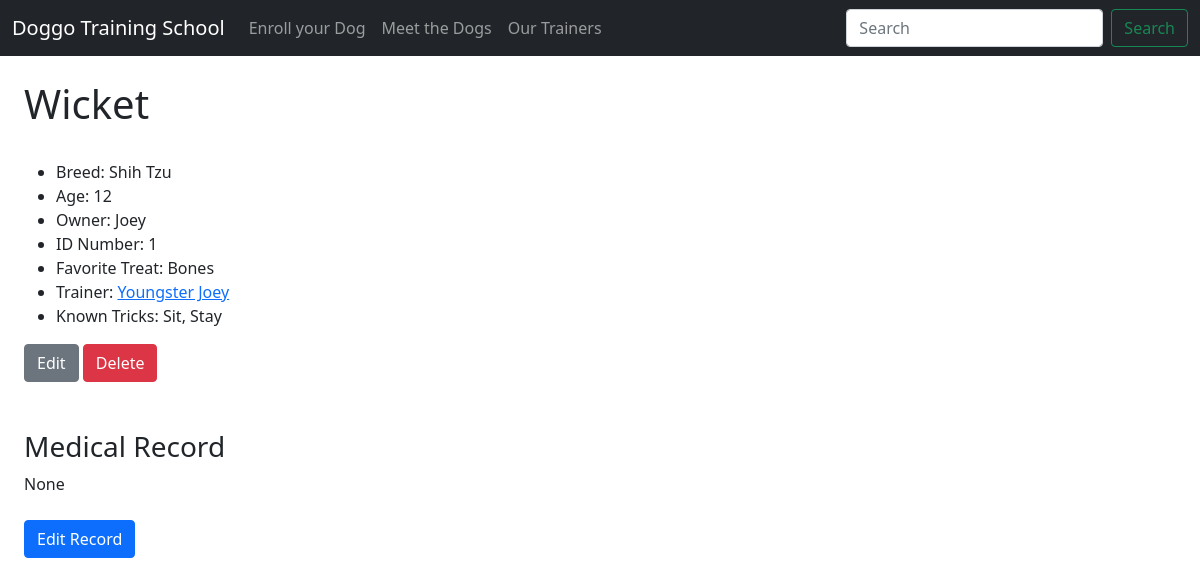
Before: /dog_profile/1 with the older database file.
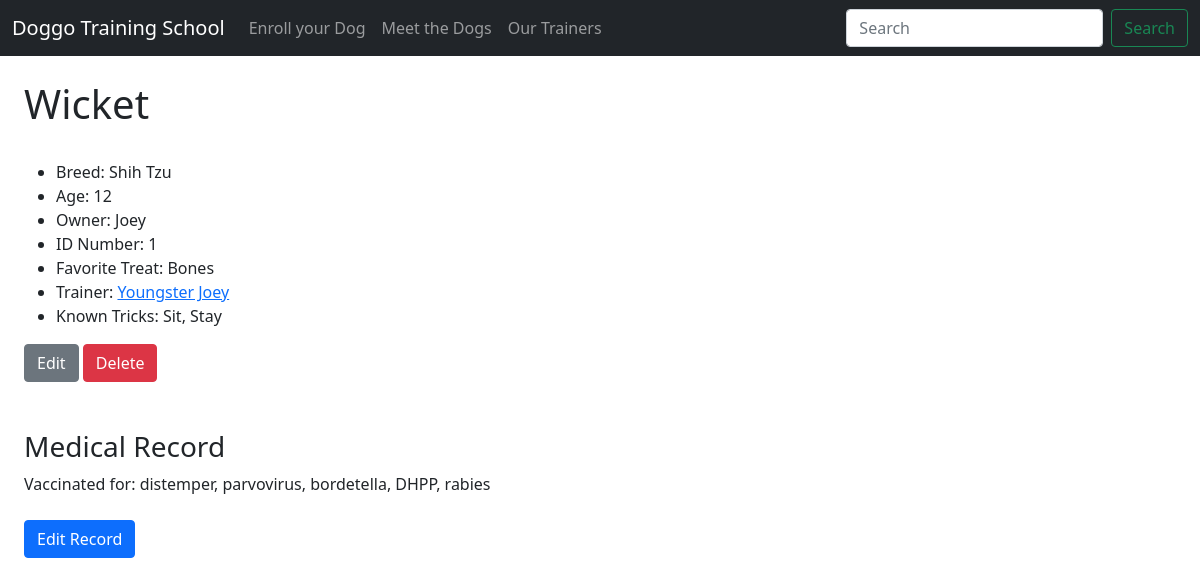
After: the same page with the newer database file.
### tables this page shows
CREATE TABLE "dogs" (
	"id"	INTEGER NOT NULL UNIQUE,
	"name"	TEXT NOT NULL,
	"breed"	TEXT,
	"age"	INTEGER,
	"owner"	NUMERIC NOT NULL,
	"treats"	BLOB,
	"trainer"	BLOB,
	"pic"	TEXT,
	"tricks"	TEXT,
	"medical"	TEXT,
	PRIMARY KEY("id" AUTOINCREMENT)
);

### app.py (the view)
@app.route('/dog_profile/<int:dog_id>')
def dog_profile(dog_id):
    dog = read_dog_by_id(dog_id)
    return render_template('dog_profile.html',dog=dog)

### dog_data.py (called while the page is built)
def connect_db(path):
    conn = sqlite3.connect(path)
    conn.row_factory = sqlite3.Row
    return (conn, conn.cursor())

def read_dog_by_id(dog_id):
    conn, cur = connect_db(db_path)
    query = 'SELECT * FROM dogs WHERE id=?'
    result = cur.execute(query, (dog_id,)).fetchone()
    conn.close()
    return result

### templates/dog_profile.html (shortened to what this page needs)
{% extends 'base.html' %}
{% block content %}
<h1>{{ dog.name }}</h1>
<ul>
  {% if dog.breed %}
  <li>Breed: {{ dog.breed }}</li>
  {% else %}
  <li>No breed info available</li>
  {% endif %}
  <li>Age: {{ dog.age }}</li>
  <li>Owner: {{ dog.owner }}</li>
  <li>ID Number: {{ dog.id }}</li>
  <li>Favorite Treat: {{ dog.treats }} </li>
  <li>Trainer: <a href="{{ url_for('trainer_profile', trainer=dog.trainer) }}">{{ dog.trainer }}</a></li>
  <li>Known Tricks: {{ dog.tricks }} </li>
</ul>
<form action="{{ url_for('modify',dog_name=dog.name, dog_id=dog.id) }}" method="post">
  <input class="btn btn-secondary" type="submit" value="Edit" name="action">
  <input class="btn btn-danger" type="submit" value="Delete" name="action">
</form>
<br><br>
<h3>Medical Record</h3>
<div>{{ dog.medical }}</div><br>
<form action="{{ url_for('modify_medical', dog_id=dog.id) }}" method="post">
    <input class="btn btn-primary" type="submit" value="Edit Record" name="action">
</form>
{% endblock %}

### templates/base.html (shortened to what this page needs)
<!DOCTYPE html>
<html lang="en">
<head>
  <link href="https://cdn.jsdelivr.net/npm/bootstrap@5.0.1/dist/css/bootstrap.min.css" rel="stylesheet">
</head>
<body>
{% include 'nav.html' %}
<div class="m-4">
  {% block content %}
  {% endblock %}
</div>
</body>
</html>

### templates/nav.html (shortened to what this page needs)
<nav class="navbar navbar-expand-md navbar-dark bg-dark">
  <div class="container-fluid">
    <a class="navbar-brand" href="{{ url_for('index') }}">Doggo Training School</a>
    <div class="collapse navbar-collapse" id="navbarSupportedContent">
      <ul class="navbar-nav me-auto mb-2 mb-lg-0">
        <li class="nav-item">
          <a class="nav-link" href="{{ url_for('enroll') }}">Enroll your Dog</a>
        </li>
        <li>
          <a class="nav-link" href="{{ url_for('dogs') }}">Meet the Dogs</a>
        </li>
        <li>
          <a class="nav-link" href="{{ url_for('trainers') }}">Our Trainers</a>
        </li>
      </ul>
      <form class="d-flex">
        <input class="form-control me-2" type="search" placeholder="Search" aria-label="Search">
        <button class="btn btn-outline-success" type="submit">Search</button>
      </form>
    </div>
  </div>
</nav>

Changed rows visible on the page:
changed dogs "Wicket": medical (not shown) → "Vaccinated for: distemper, parvovirus, bordetella, DHPP, rabies"
Other visible differences:
{{ dog.medical }}: "None" → (not shown)
